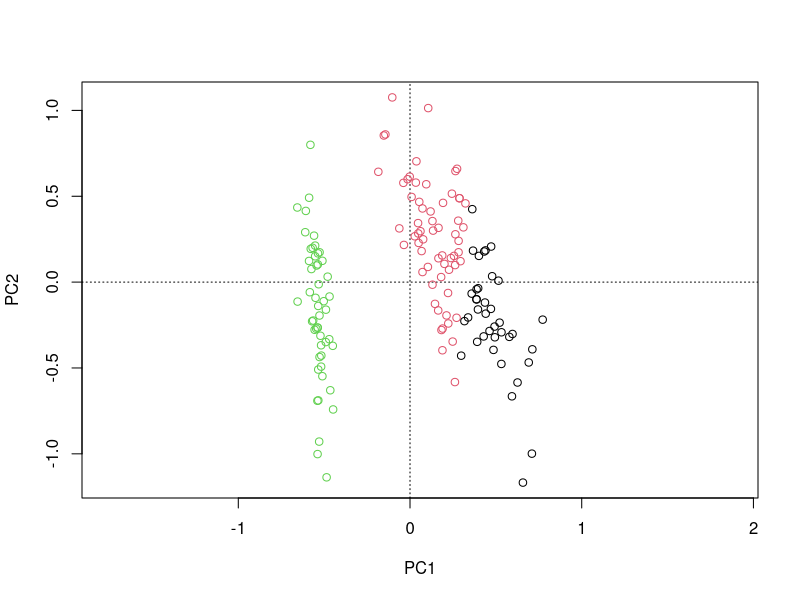

Source code (R): (Note: this script raises an error after producing the figure.)
iris_kmeans <- kmeans(iris[,-5],centers=3)
library(vegan)

?prcomp
iris_pca <- rda(iris[,-5])
plot(iris_pca,type='n',display='si')
points(iris_pca,col=iris_kmeans$cluster)

error <- data.frame(cluster=as.factor(iris_kmeans$cluster),species=iris$Species)
library(dplyr)
error_sum <- error%>%
  group_by(species,cluster,.drop=FALSE)%>%
  summarise(count = n())

PCA_prcomp <- iris%>%
  select(-Species)%>%
  prcomp()%>%
  .$x%>%
  as.data.frame()


PCA_prcomp%>%
  ggplot(aes(x=PC1,y=PC2))+geom_point()+
  geom_point(data=PCA_prcomp[1:3,],col='red')

mat <- matrix(runif(10),nrow=5)
vector <- matrix(runif(2),nrow=1)

apply(mat,MARGIN=1,FUN=function(x)dist(rbind(vector,x)))

?which
which(vector[1,]==min(vector[1,]))
?summarise_all
library(ggplot2)
ggplot(error_sum,aes(x=species,y=count,fill=cluster))+geom_bar(stat='identity')

#K means algorithm
dist(iris[,-5])






